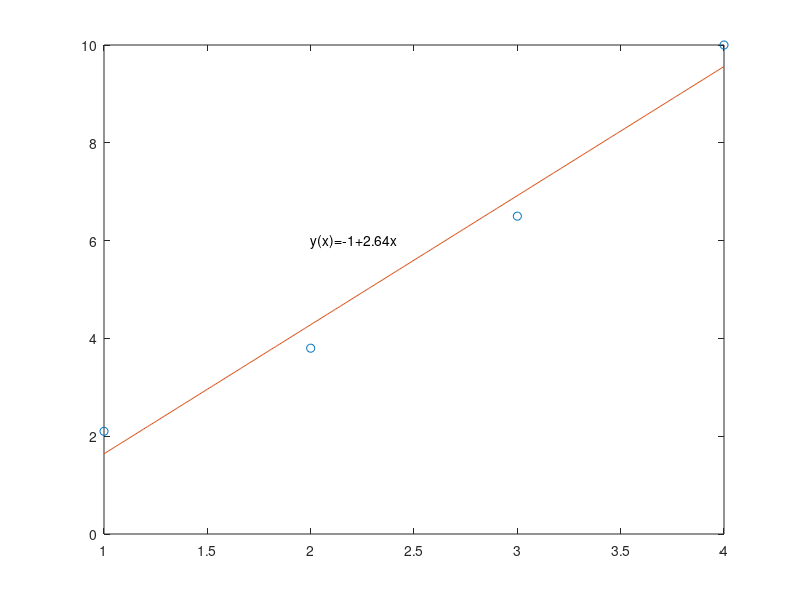

MATLAB code for this plot:
% Linear Least Square
clear; clc; 

% Define the data points
x=[1 2 3 4];
y=[2.1 3.8 6.5 10];

% Calculation of the linear function
A=[length(x) sum(x); sum(x) sum(x.^2)];
b=[sum(y); sum(x.*y)];
Coeff=A^(-1)*b

% plotting the result
plot(x,y,'o'); hold on
% finer grid for the linear function
xf=min(x):0.01:max(x);
ylinear=Coeff(1)+Coeff(2)*xf;
plot(xf,ylinear); hold off

% Add the equation to the plot
text(2,6,['y(x)=' num2str(Coeff(1)) ...
    '+' num2str(Coeff(2)) 'x'])

% show graphic
shg

